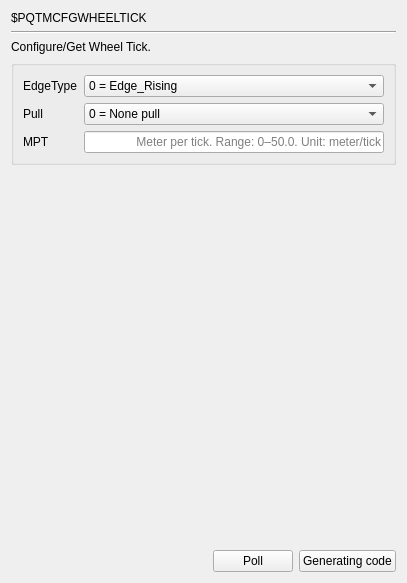
     <widget class="QWidget" name="page_PQTMCFGWHEELTICK">
      <layout class="QGridLayout" name="gridLayout_17">
       <item row="1" column="0" colspan="4">
        <widget class="Line" name="line_132">
         <property name="orientation">
          <enum>Qt::Horizontal</enum>
         </property>
        </widget>
       </item>
       <item row="3" column="0" colspan="4">
        <widget class="QGroupBox" name="groupBox_9">
         <property name="title">
          <string/>
         </property>
         <layout class="QGridLayout" name="gridLayout_16">
          <item row="1" column="1">
           <widget class="QComboBox" name="comboBox_PQTMCFGWHEELTICK_Pull">
            <item>
             <property name="text">
              <string>0 = None pull</string>
             </property>
            </item>
            <item>
             <property name="text">
              <string>1 = Pull up</string>
             </property>
            </item>
            <item>
             <property name="text">
              <string>2 = Pull down</string>
             </property>
            </item>
           </widget>
          </item>
          <item row="2" column="0">
           <widget class="QLabel" name="label_12">
            <property name="text">
             <string>MPT</string>
            </property>
           </widget>
          </item>
          <item row="0" column="0">
           <widget class="QLabel" name="label_50">
            <property name="text">
             <string>EdgeType</string>
            </property>
           </widget>
          </item>
          <item row="2" column="1">
           <widget class="QLineEdit" name="lineEdit_PQTMCFGWHEELTICK_MPT">
            <property name="alignment">
             <set>Qt::AlignRight|Qt::AlignTrailing|Qt::AlignVCenter</set>
            </property>
            <property name="placeholderText">
             <string>Meter per tick. Range: 0–50.0. Unit: meter/tick</string>
            </property>
           </widget>
          </item>
          <item row="0" column="1">
           <widget class="QComboBox" name="comboBox_PQTMCFGWHEELTICK_EdgeType">
            <item>
             <property name="text">
              <string>0 = Edge_Rising</string>
             </property>
            </item>
            <item>
             <property name="text">
              <string>1 = Edge_Falling</string>
             </property>
            </item>
            <item>
             <property name="text">
              <string>2 = Edge_Rising_Falling</string>
             </property>
            </item>
           </widget>
          </item>
          <item row="1" column="0">
           <widget class="QLabel" name="label_48">
            <property name="text">
             <string>Pull</string>
            </property>
           </widget>
          </item>
         </layout>
        </widget>
       </item>
       <item row="4" column="3">
        <spacer name="verticalSpacer_132">
         <property name="orientation">
          <enum>Qt::Vertical</enum>
         </property>
         <property name="sizeHint" stdset="0">
          <size>
           <width>20</width>
           <height>379</height>
          </size>
         </property>
        </spacer>
       </item>
       <item row="5" column="1">
        <spacer name="horizontalSpacer_132">
         <property name="orientation">
          <enum>Qt::Horizontal</enum>
         </property>
         <property name="sizeHint" stdset="0">
          <size>
           <width>190</width>
           <height>20</height>
          </size>
         </property>
        </spacer>
       </item>
       <item row="5" column="2">
        <widget class="QPushButton" name="poll_PQTMCFGWHEELTICK">
         <property name="text">
          <string>Poll</string>
         </property>
        </widget>
       </item>
       <item row="5" column="3">
        <widget class="QPushButton" name="GC_PQTMCFGWHEELTICK">
         <property name="text">
          <string>Generating code</string>
         </property>
        </widget>
       </item>
       <item row="0" column="0" colspan="2">
        <widget class="QLabel" name="label_508">
         <property name="text">
          <string>$PQTMCFGWHEELTICK</string>
         </property>
        </widget>
       </item>
       <item row="2" column="0" colspan="2">
        <widget class="QLabel" name="label_509">
         <property name="text">
          <string>Configure/Get Wheel Tick.</string>
         </property>
        </widget>
       </item>
      </layout>
     </widget>
